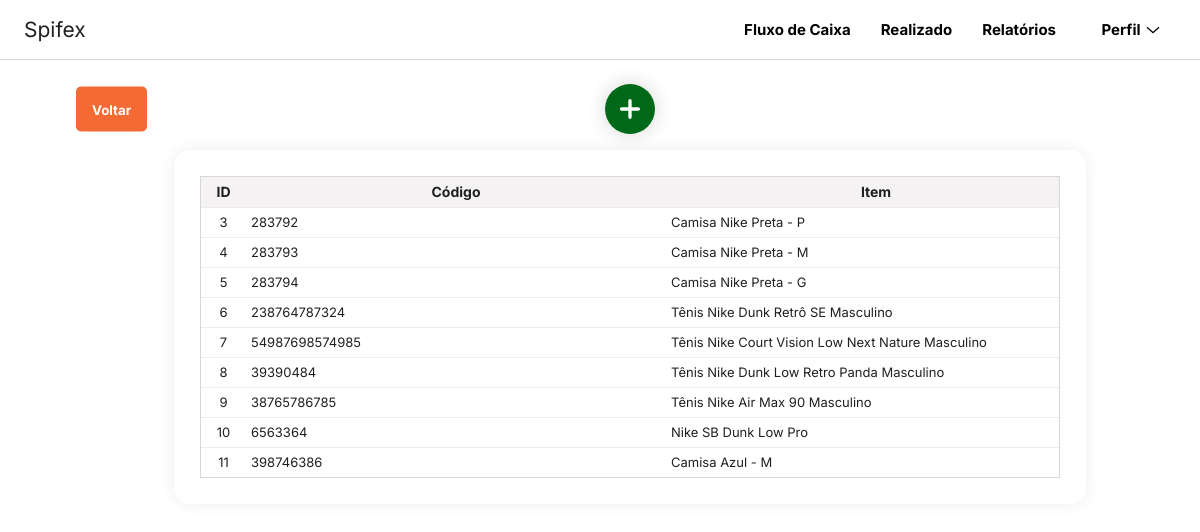
Page /configuracoes/estoque/ on the committed database.
### cash_flow/models.py (models this page shows)
class Inventory(models.Model):
    inventory_item_code = models.CharField(max_length=255)
    inventory_item = models.CharField(max_length=255)
    inventory_quantity = models.PositiveIntegerField(default=0)
    uuid_inventory_item = models.UUIDField(null=True, blank=True)
    inventory_quantity_cash_flow = models.PositiveIntegerField(null=True, default=0)

### settings/views.py (the view)
# urls.py: path('estoque/', views.inventory, name='inventory'),
def inventory(request):
    if request.method =="GET":
        inventory_list = Inventory.objects.all().order_by('id')
        context = {
            'Inventory_list': inventory_list,
        }
        return render(request, 'inventory.html', context)

### settings/templates/inventory.html (shortened to what this page needs)
{% load static %}
{% load currency_filters %}
{% load number_filters %}
{% load add_decimal %}
<!DOCTYPE html>
<html lang="pt-br">
<head>
    <link rel="stylesheet" type="text/css" href="{% static 'css/inventory.css' %}">
    <link rel="stylesheet" type="text/css" href="{% static 'css/styles.css' %}">
</head>
<body>
    <nav class="navigation-bar">
        <div class="navigation-bar__logo">
            <a href="{% url 'cash_flow:cash_flow' %}" class="navigation-bar__logo--spifex-logo">Spifex</a>
        </div>
        <div class="navigation-bar__tabs">
            <div class="navigation-bar__tabs--tabs">
                <div class="tabs__buttons-list">
                    <a href="{% url 'cash_flow:cash_flow' %}"><button class="tab-button tabs__buttons-list--cash-flow-page">Fluxo de Caixa</button></a>
                    <a href="{% url 'settled_entry:settled_entry' %}"><button class="tab-button tabs__buttons-list--settled-page">Realizado</button></a>
                    <a href="{% url 'reports:reports' %}"><button class="tab-button tabs__buttons-list--reports-page">Relatórios</button></a>
                    <div class="tabs__buttons-list--profile-container">
                        <button class="profile-container__account-button">
                            <span class="profile-container__account-button--typography">
                                <div class="profile-container__account-button--details">
                                    <span class="details__text">Perfil</span>
                                        <div class="profile-container__content--svg">
                                            <svg fill="none" viewBox="0 0 24 24" role="none" style="flex: 1 1 0%;"><path fill="currentColor" fill-rule="evenodd" d="m12 17.338 9.665-8.59-1.33-1.495L12 14.662l-8.335-7.41-1.33 1.495L12 17.338Z" clip-rule="evenodd"></path>
                                            </svg>
                                        </div>
                                </div>
                            </span>
                        </button>
                    </div>
                </div>
            </div>
        </div>
    </nav>
    <main class="main">
        <section class="container-buttons">
            <a href="{% url 'settings:settings' %}"><input type="button" class="button-back" name="button-back" value="Voltar"></a>
            <button class="button-add add-inventory">
            </button>
        </section>
        <div class="box-grid-inventory">
            <div class="inventory-table-wrapper">
                <table class="inventory-table">
                    <thead class="inventory-table__head">
                        <tr class="inventory-table__head--row">
                            <th class="id-col" scope="col">ID</th>
                            <th class="code-col" scope="col">Código</th>
                            <th class="inventory-item-col" scope="col">Item</th>
                        </tr>
                    </thead>
                    <tbody class="inventory-table__body">
                        {% for inventory_item in Inventory_list %}
                        <tr class="inventory-table__body--row" scope="row" data-id-inventory-item="{{ inventory_item.id }}" data-inventory-item-code="{{ inventory_item.inventory_item_code }}" data-inventory-item="{{ inventory_item.inventory_item }}" data-inventory-quantity="{{ inventory_item.inventory_quantity }}" data-uuid-inventory-item="{{ inventory_item.uuid_inventory_item }}">
                            <td class="id-row">{{ inventory_item.id }}</td>
                            <td class="code-row">{{ inventory_item.inventory_item_code }}</td>
                            <td class="inventory-item-row">{{ inventory_item.inventory_item }}</td>
                        </tr>
                        {% endfor %}
                    </tbody>
                </table>
            </div>
        </div>
    </main>
</body>
</html>

### settings/static/css/inventory.css (style rules this page uses)
.container-buttons { display: flex; position: relative; flex-direction: row; justify-content: center; align-items: center; margin: 1.5rem 1rem 1rem 1rem; }
.button-back { position: absolute; border: none; height: 45px; color: var(--white); font-weight: 700; padding: 0.7rem 1rem; border-radius: 5px; background-color: var(--main-color); top: 50%; transform: translateY(-50%); transition: var(--transition-effect1) var(--transition-duration2); }
.button-add { margin: 0px auto; width: 50px; height: 50px; border-radius: 50%; border: none; font-weight: 600; display: flex; align-items: center; justify-content: center; box-shadow: 0px 0px 20px #0000002a; cursor: pointer; transition-duration: var(--transition-duration1); overflow: hidden; position: relative; }
.add-inventory { background-color: var(--color5); }
.svgIcon { width: 40px; transition-duration: var(--transition-duration1); }
.add-inventory::before { position: absolute; top: -20px; color: var(--white); transition-duration: var(--transition-duration1); font-size: 2px; }
.box-grid-inventory { width: 80%; height: auto; margin: 0 auto; padding: 1.625rem 1.625rem; background-color: var(--white); border-radius: 1rem; box-shadow: var(--box-shadow1); }
.inventory-table-wrapper { max-height: 450px; overflow-y: auto; display: block; border: 0.5px solid #d6d6d6; margin: auto; scrollbar-width: thin; scrollbar-color: rgba(0,0,0,0.5) transparent; }
.inventory-table { border-collapse: collapse; width: 100%; font-family: var(--primary-font); color: #202020; border-spacing: 0; }
.inventory-table th { padding: 0; font-size: 14px; font-weight: 700; color: #202020; }
.inventory-table td { font-size: 13px; font-weight: 400; }
.inventory-table tbody tr { height: 30px; border-top: 1px solid #ececec; transition: 0.3s all ease; }
.inventory-table__head { position: sticky; top: 0; height: 30px; background-color: var(--color2); z-index: 1; backdrop-filter: (5px); color: #202020; }
.inventory-table__body--row { height: 35px; text-align: center; }
.code-row, .inventory-item-row { text-align: left; padding: 3px 5px; }
.inventory-table tr td:nth-child(1) { min-width: 45px; max-width: 45px; }
.inventory-table tr td:nth-child(2), .inventory-table tr td:nth-child(3) { min-width: 420px; max-width: 420px; }

### rows in the picture
Inventory: id "3", inventory_item_code "283792", inventory_item "Camisa Nike Preta - P"
Inventory: id "4", inventory_item_code "283793", inventory_item "Camisa Nike Preta - M"
Inventory: id "5", inventory_item_code "283794", inventory_item "Camisa Nike Preta - G"
Inventory: id "6", inventory_item_code "238764787324", inventory_item "Tênis Nike Dunk Retrô SE Masculino"
Inventory: id "7", inventory_item_code "54987698574985", inventory_item "Tênis Nike Court Vision Low Next Nature Masculino"
Inventory: id "8", inventory_item_code "39390484", inventory_item "Tênis Nike Dunk Low Retro Panda Masculino"
Inventory: id "9", inventory_item_code "38765786785", inventory_item "Tênis Nike Air Max 90 Masculino"
Inventory: id "10", inventory_item_code "6563364", inventory_item "Nike SB Dunk Low Pro"
Inventory: id "11", inventory_item_code "398746386", inventory_item "Camisa Azul - M"
